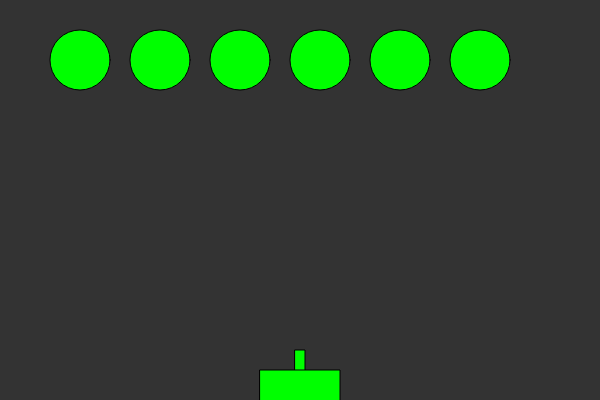
Frame 1 (no input)
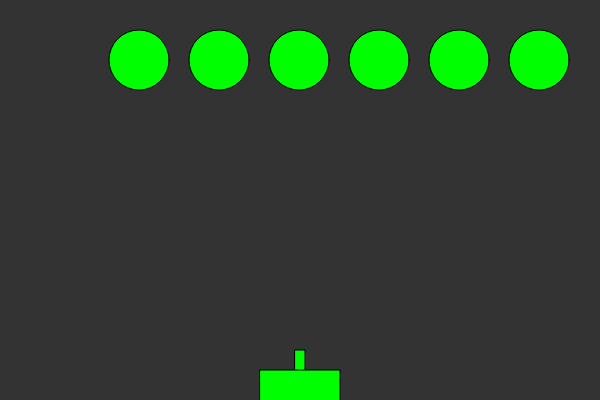
Frame 60 (no input)
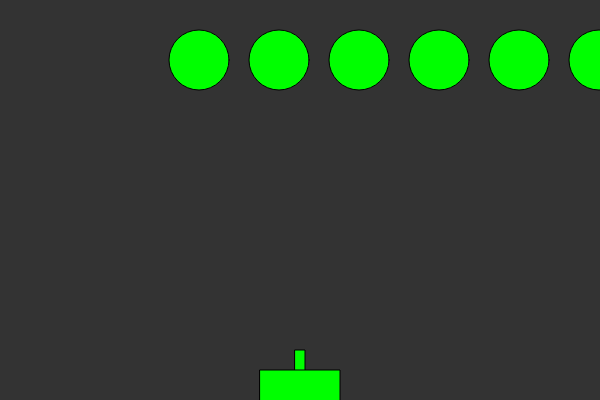
Frame 120 (the mouse pressed at the canvas centre since frame 60)

The p5.js sketch that drew these frames (run headless with seeded random() and noise() and a simulated clock; from frame 60 on, the mouse is pressed at the canvas centre):

// p5.js sketch
// ── sketch.js
var ship;
var head = [];
var drops = [];


function setup() {
  createCanvas(600, 400);
  ship = new Ship();
  // drop = new Drop(width/2, height/2);
  for (var i = 0; i < 6; i++) {
    head[i] = new Head(i*80+80, 60);
  }
}

function draw() {
  background(51);
  ship.show();
  ship.move();

  for (var i = 0; i < drops.length; i++) {
    drops[i].show();
    drops[i].move();
    for (var j = 0; j < head.length; j++) {
      if (drops[i].hits(head[j])) {
        head[j].grow();
        drops[i].evaporate();
      }
    }
  }

  var edge = false;

  for (var i = 0; i < head.length; i++) {
    head[i].show();
    head[i].move();
    if (head[i].x > width || head[i].x < 0) {
      edge = true;
    }
  }

  if (edge) {
    for (var i = 0; i < head.length; i++) {
      head[i].shiftDown();
    }
  }

  for (var i = drops.length-1; i >= 0; i--) {
    if (drops[i].toDelete) {
      drops.splice(i, 1);
    }
  }


}

function keyReleased() {
  if (key != ' ') {
    ship.setDir(0);
  }
}


function keyPressed() {
  if (key === ' ') {
    var drop = new Drop(ship.x, height);
    drops.push(drop);
  }

  if (keyCode === RIGHT_ARROW) {
    ship.setDir(1);
  } else if (keyCode === LEFT_ARROW) {
    ship.setDir(-1);
  }
}
// ── drop.js
function Drop(x, y) {
  this.x = x;
  this.y = y;
  this.r = 3;
  this.toDelete = false;

  this.show = function() {
    noStroke();
    fill(255);
    rect(this.x, this.y, this.r*2, this.r*2);
  }

  this.evaporate = function() {
    this.toDelete = true;
  }

  this.hits = function(flower) {
    var d = dist(this.x, this.y, flower.x, flower.y);
    if (d < this.r + flower.r) {
      return true;
    } else {
      return false;
    }
  }

  this.move = function() {
    this.y = this.y - 5;
  }

}
// ── head.js
function Head(x, y) {
  this.x = x;
  this.y = y;
  this.r = 30;
      

  this.xdir = 1;

  this.grow = function() {
    this.r = this.r - 5;
  }

  this.shiftDown = function() {
    this.xdir *= -1;
    this.y += this.r;
  }

  this.move = function() {
    this.x = this.x + this.xdir;
  }

  this.show = function() {
    // noStroke();
    // fill(255, 0, 200, 150);
    //image(img, this.x, this.y);
   ellipse(this.x, this.y, this.r*2, this.r*2);
  }

}

// ── orange.js
function Orange(x, y) {
  this.x = x;
  this.y = y;
  this.r = 10;
  this.toDelete = false;

  this.show = function() {
    noStroke();
    fill(244, 143, 66);
    ellipse(this.x, this.y, this.r*2, this.r*2);
  }

  this.evaporate = function() {
    this.toDelete = true;
  }

  this.hits = function(head) {
    var d = dist(this.x, this.y, head.x, head.y);
    if (d < this.r + head.r) {
      return true;
    } else {
      return false;
    }
  }

  this.move = function() {
    this.y = this.y - 5;
  }

}
// ── ship.js

function Ship() {
  this.x = width/2;
  this.xdir = 0;

  this.show = function() {
    fill(0, 255, 0);
    rectMode(CENTER);
    rect(this.x, height-20, 10, 60);
    rect(this.x, height-10, 80, 40);

  }

  this.setDir = function(dir) {
    this.xdir = dir;
  }

  this.move = function(dir) {
    this.x += this.xdir*5;
  }

}
